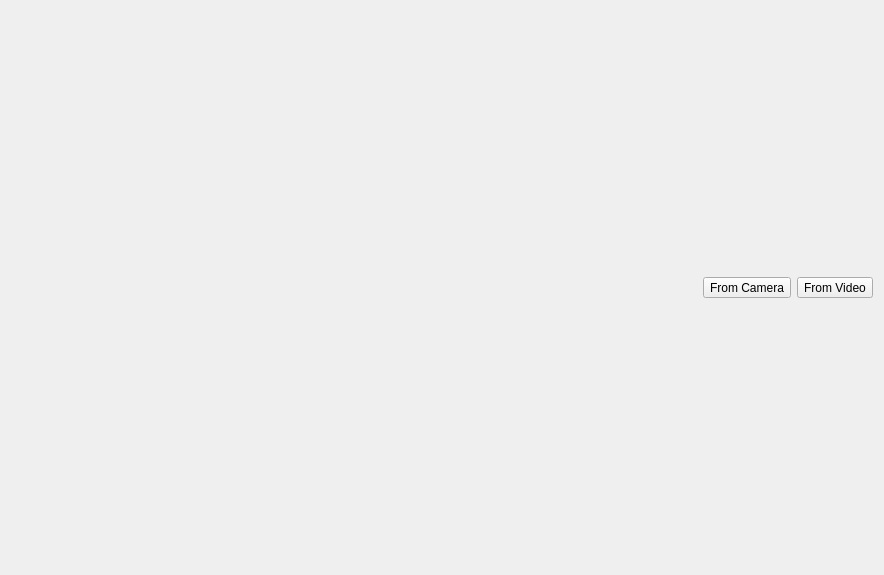
<?xml version="1.0" encoding="UTF-8"?>
<ui version="4.0">
 <class>MainWindow</class>
 <widget class="QWidget" name="MainWindow">
  <property name="geometry">
   <rect>
    <x>0</x>
    <y>0</y>
    <width>884</width>
    <height>575</height>
   </rect>
  </property>
  <property name="windowTitle">
   <string>DoWater</string>
  </property>
  <layout class="QGridLayout" name="gridLayout" rowstretch="0,1">
   <item row="0" column="0">
    <layout class="QHBoxLayout" name="horizontalLayout">
     <item>
      <spacer name="horizontalSpacer">
       <property name="orientation">
        <enum>Qt::Orientation::Horizontal</enum>
       </property>
       <property name="sizeHint" stdset="0">
        <size>
         <width>40</width>
         <height>20</height>
        </size>
       </property>
      </spacer>
     </item>
     <item>
      <widget class="QToolButton" name="tBtnFromCamera">
       <property name="text">
        <string>From Camera</string>
       </property>
      </widget>
     </item>
     <item>
      <widget class="QToolButton" name="tBtnFromVideo">
       <property name="text">
        <string>From Video</string>
       </property>
      </widget>
     </item>
    </layout>
   </item>
   <item row="1" column="0">
    <layout class="QGridLayout" name="gLay"/>
   </item>
  </layout>
 </widget>
 <resources/>
 <connections/>
</ui>
